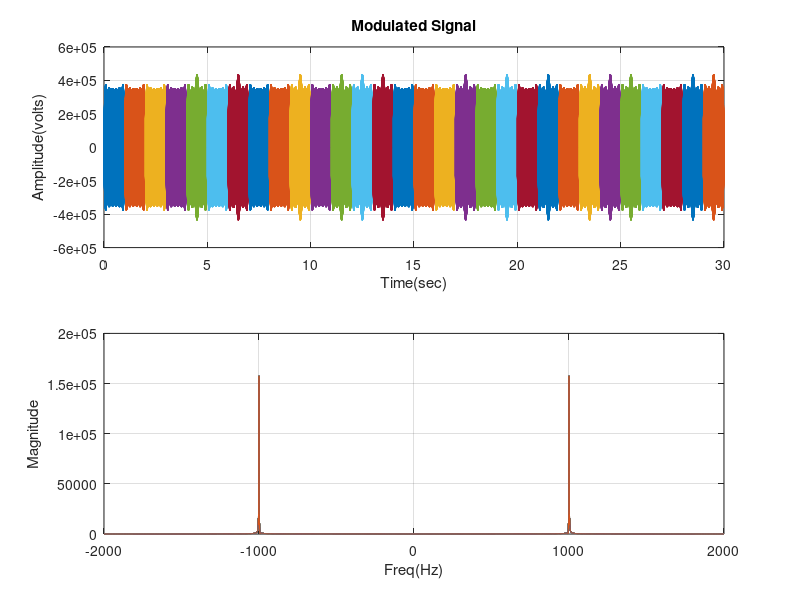
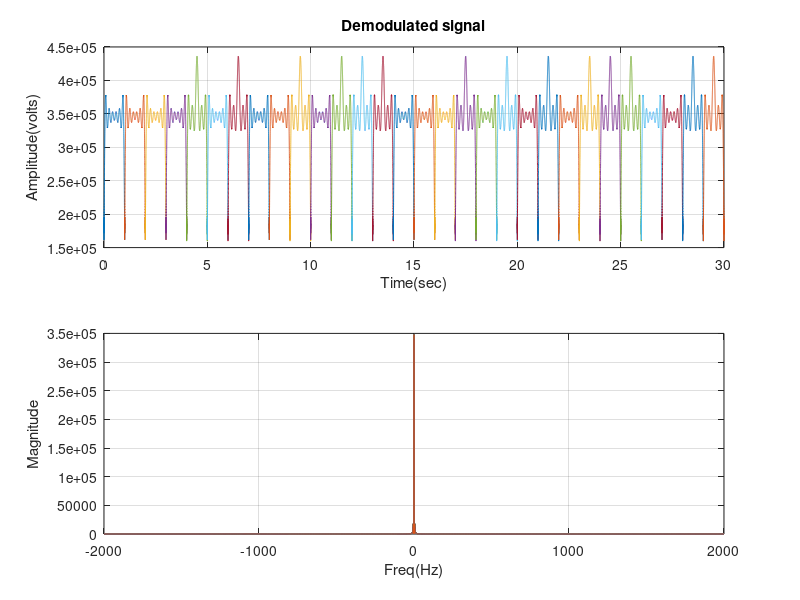

Write the MATLAB code that produced these figures, in order.
clear all;close all;clc;

N = 12;
fc = 1000;
fs = 4*fc;
mu = 0;sigma = sqrt(0.01);
duration_signal = 29;amp_carrier = 2;
BW_lpf = 1.5*N;BW_chanl = 0.5*N;

for T = 0:duration_signal
    t = -0.5:1/fs:0.5;
    
    m1t = cos(2*pi*N*t);
    m2t = 2*N*sinc(2*N*t);
    m3t = 200*(cos(200*pi*t)./(1-40000*t.*t)).*sinc(200*t);
    noise = mu + sigma*randn(1,length(t));
    chanl = 2*BW_chanl*sinc(2*BW_chanl*t).*(2*cos(2*pi*fc*t));
    carrier = amp_carrier*cos(2*pi*fc*t);
    
    signals = {m1t;m2t;m3t}; take = randi(3);
    m_t = cell2mat(signals(take));
    modulated = (m_t + 44).*carrier;
    modulated = modulated + noise;
    modulated = conv(modulated,chanl,'same');
    demodulated = hilbert(modulated).*exp(-1i*2*pi*fc*t);
    
    % Modulated signal plot
    nfft = length(modulated);m_f = fft(modulated,nfft)/fs;
    freqaxis = linspace(-fs/2, fs/2, nfft);
    
    figure(1);hold all ;
    subplot(2,1,1), plot(t+0.5+T,modulated);
    title('Modulated Signal');xlabel('Time(sec)');
    ylabel('Amplitude(volts)');grid on;hold on;    
    subplot(2,1,2), plot(freqaxis,fftshift(abs(m_f)));
    xlabel('Freq(Hz)');ylabel('Magnitude');grid on;
    
    % Demodulated signal plot
    nfft = length(demodulated);
    m_f = fft(demodulated,nfft)/fs;
    freqaxis = linspace(-fs/2, fs/2, nfft);
  
    figure(2);hold all ;subplot(2,1,1), plot(t+0.5+T,demodulated);
    title('Demodulated signal');xlabel('Time(sec)');ylabel('Amplitude(volts)');
    grid on;hold on;subplot(2,1,2), plot(freqaxis,fftshift(abs(m_f)));
    xlabel('Freq(Hz)');ylabel('Magnitude');grid on;
    pause(0.5);
end